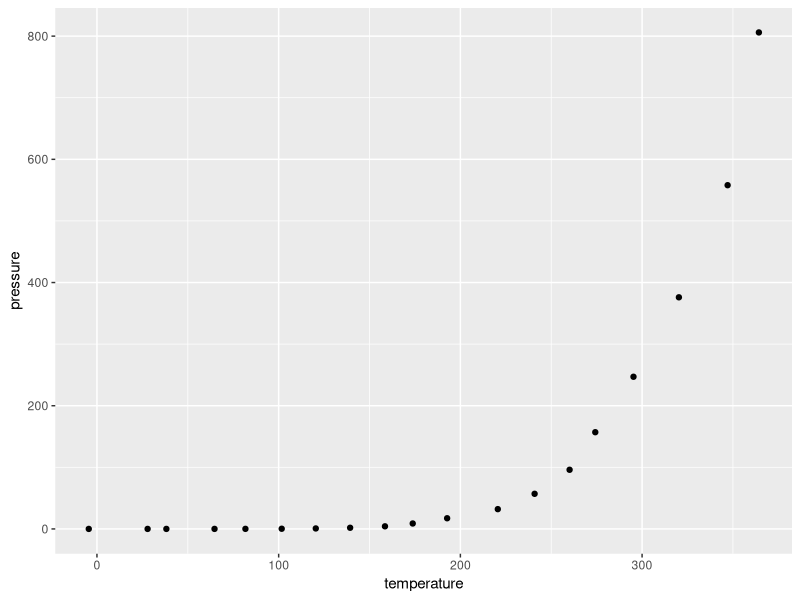

Source code (R):
## ---- chunk 1
knitr::opts_chunk$set(echo = TRUE)
## ---- chunk 2
summary(cars)
## ---- chunk 3
library(ggplot2)
library(tidyverse)

pressure %>% 
  ggplot(aes(x = temperature, y = pressure)) +
  geom_jitter()


